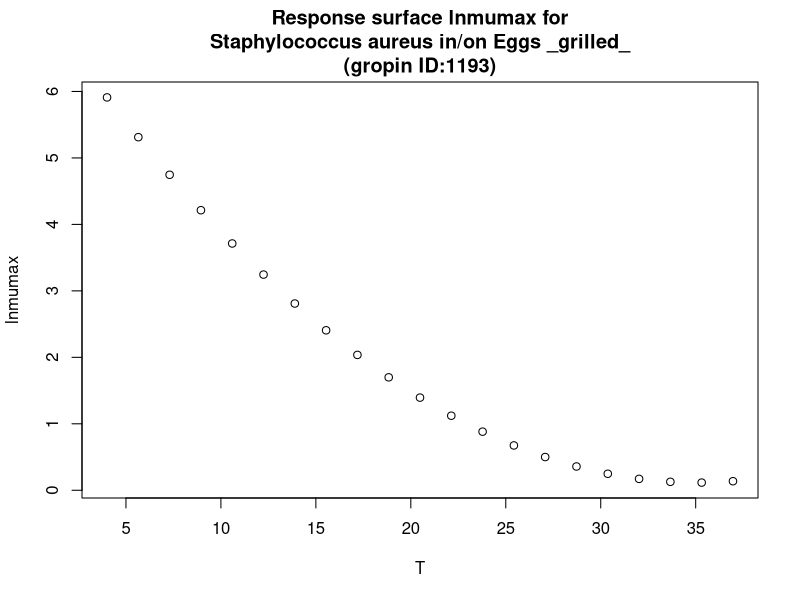

Here is the R script that generated this plot:
#############################
# start of Parameter script
#############################
T <- seq(4.004,36.963036963037,length.out=21)
#############################
# end of Parameter script
#############################
############################# 
# start of Model script Gropin ID 1193 
#############################
 
# constant coefficients for this model
 
variables <- data.frame(T)
argumentsPar <- expand.grid(variables)
 
# heart of the model
response_surface <- function(T) {
   mumax <-(-0.421*T+0.006*(T^2)+7.50)

return(mumax=mumax)
} 

# output parameters
responseSurface <- cbind(argumentsPar,response_surface(argumentsPar['T']))
colnames(responseSurface) <- c(colnames(argumentsPar),'lnmumax')
#############################
# End of Model script
#############################
############################# 
# start of Visualisation script Gropin ID 1193 
#############################
plot(T,responseSurface$'lnmumax',xlab='T',
                          ylab='lnmumax',main='Response surface lnmumax for
Staphylococcus aureus in/on Eggs _grilled_
(gropin ID:1193)')
#############################
# End of Visualisation script
#############################
